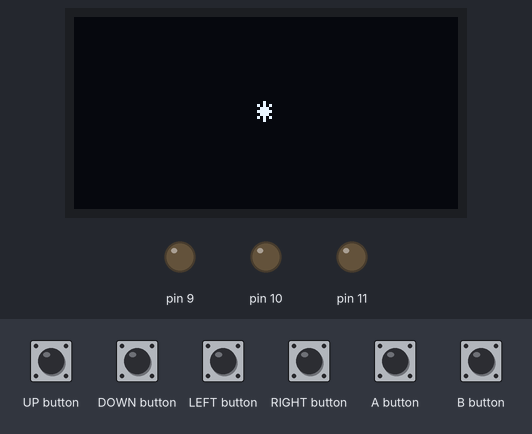
A sketch run on a simulated Arduboy, built with avr-gcc and run on an emulated ATmega32U4. Parts: 128×64 one-colour display, output pins drawn as LEDs (lit = HIGH). Inputs (shaded band) come from the test bench.

Above: at 1.2 s.
1.3 s: A button pressed for 1 s
At 1.52 s:
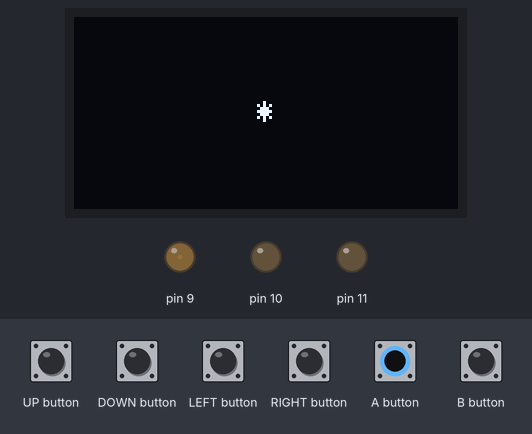
3.8 s: B button pressed for 0.15 s
At 5.0 s:
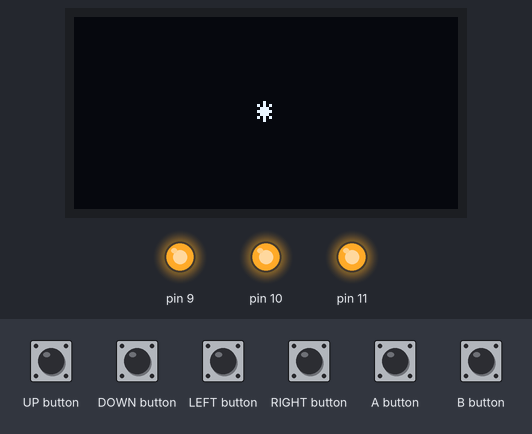
5.4 s: A button pressed for 0.15 s
At 6.0 s:
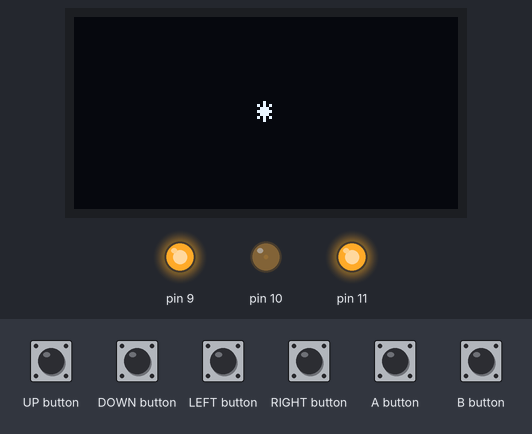
7.0 s: LEFT button pressed for 1 s
At 8.4 s:
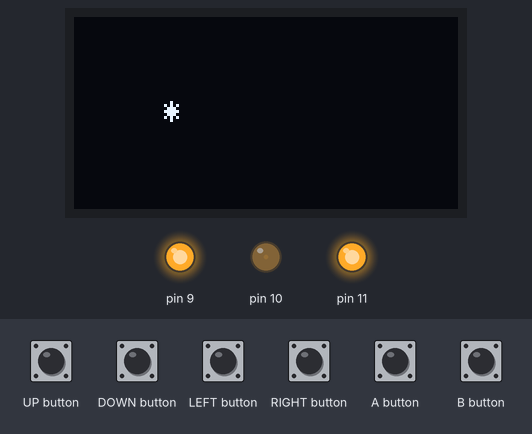
9.5 s: B button pressed for 1 s
At 10.3 s:
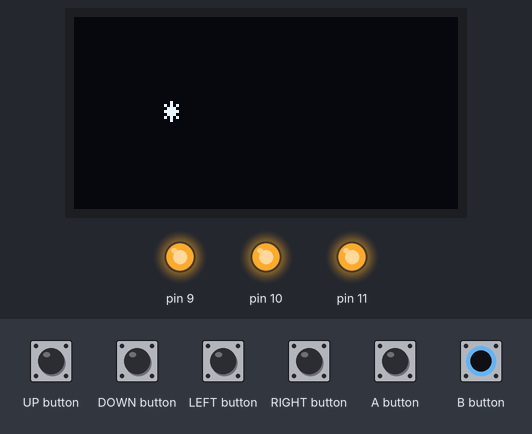
12.0 s: UP button pressed for 0.15 s
At 12.5 s:
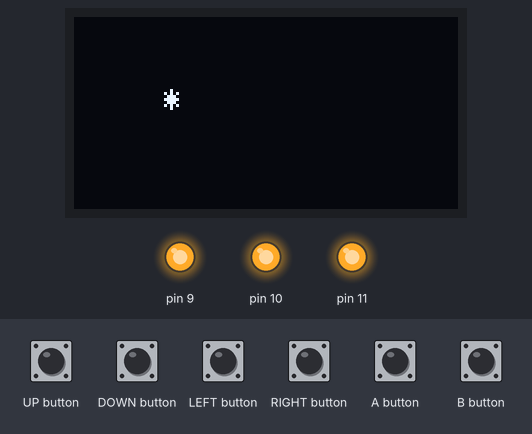
Timing chart, 0 to 14.6 s (numbered marks = the images above; inputs shaded):
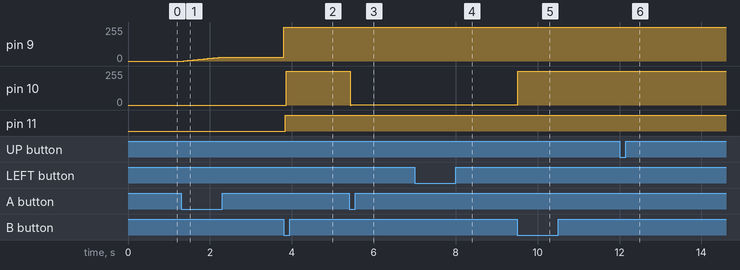

The sketch:

led_test.ino
```cpp
#include <Arduboy2.h>

Arduboy2 arduboy;

typedef enum {
  LED_B,
  LED_G,
  LED_R
} led_enum;


byte x;
byte y;

byte led_val[3] = { 0, 0, 0 };
byte led_nums[3] = { BLUE_LED, GREEN_LED, RED_LED };

byte cur_led = LED_B;

#define LED_MAX 255

//char title[] = "Press Buttons!";
//char title[] = "  |  \n--+--\n  |  \n";
char title[] = "*";
#define CHAR_WIDTH 6
#define CHAR_HEIGHT 8
#define NUM_CHARS (sizeof(title) - 1)
#define X_MAX (WIDTH - (NUM_CHARS * CHAR_WIDTH) + 1)
#define Y_MAX (HEIGHT - CHAR_HEIGHT)

boolean flash_light = false;
byte tmp = 0;

void setup()
{
  arduboy.begin();
  arduboy.setFrameRate(30);
  arduboy.initRandomSeed();
  x = (WIDTH / 2) - (NUM_CHARS * CHAR_WIDTH / 2);
  y = (HEIGHT / 2) - (CHAR_HEIGHT / 2);
  for (int i = 0; i < 3; i++)
    pinMode(led_nums[i], OUTPUT);
}

void loop()
{
  if (!(arduboy.nextFrame()))
    return;
  if (arduboy.pressed(RIGHT_BUTTON) && (x < X_MAX)) x++;
  if (arduboy.pressed(LEFT_BUTTON) && (x > 0))      x--;
  if (arduboy.pressed(UP_BUTTON) && (y > 0))        y--;
  if (arduboy.pressed(DOWN_BUTTON) && (y < Y_MAX))  y++;
  if (arduboy.pressed(A_BUTTON) && !arduboy.pressed(B_BUTTON))
  {
    if (led_val[cur_led] + 1 == 256)
      led_val[cur_led] = 0;
    //analogWrite(led_nums[cur_led], led_val[cur_led]++);
    analogWrite(led_nums[cur_led], led_val[cur_led]);
    led_val[cur_led]++;
    //analogWrite(led_nums[cur_led], 127);
  }
  if (arduboy.pressed(B_BUTTON) && !arduboy.pressed(A_BUTTON))
  {
    digitalWrite(led_nums[cur_led], HIGH);
    cur_led++;
    if (cur_led > LED_R)
      cur_led = LED_B;
  }
  if (arduboy.pressed(A_BUTTON) && arduboy.pressed(B_BUTTON))
  {
    if (flash_light)
    {
      flash_light = false;
      tmp = 255;
    }
    else
    {
      flash_light = true;
      tmp = 0;
    }
    for (int i = 0; i < 3; i++)
    {
      analogWrite(led_nums[i], tmp);
    }
  }
#if 0
  if (arduboy.pressed(A_BUTTON) && b_val) && (b_val < LED_MAX)
  {
    if (b_val + 1 > 255)
      b_val = -1;
    analogWrite(BLUE_LED, ++b_val);
  }
  if (arduboy.pressed(B_BUTTON))
  {
    analogWrite(BLUE_LED, b_val);
    if (--b_val < 0)
      b_val = 255;
  }
#endif
  arduboy.clear();
  // we set our cursor x pixels to the right and y down from the top
  arduboy.setCursor(x, y);
  // then we print to screen what is stored in our title variable we declared earlier
  arduboy.print(title);
  arduboy.display();
}
```

Measured:
- after the input at 1.3 s, pin 9: moves from 0/255 to 29/255 over 0.93 s, starting after 0.06 s
- after the input at 3.8 s, pin 9: 29/255 → 255/255 at once; pin 10: 0/255 → 255/255 after 0.07 s; pin 11: LOW → HIGH at once
- after the input at 5.4 s, pin 10: 255/255 → 3/255 at once
- after the input at 9.5 s, pin 10: 3/255 → 255/255 at once
